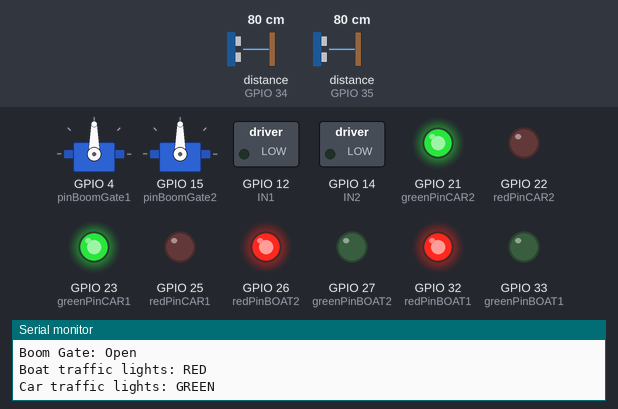
This program was run on a simulated ESP32. On the bench: 2 × servo, switched loads named in the program (green lamp = pin HIGH), output pins drawn as LEDs (lit = HIGH), the last lines printed to the serial monitor. Wiring (inferred from the names in the program): 2 × ultrasonic range finder: trigger GPIO 13, echo GPIO 35 / trigger GPIO 16, echo GPIO 34. Inputs (shaded band) come from the test bench; at power-on: distance to the obstacle (sensors on GPIO 34, GPIO 35) 80 cm. The echo pulse lasts 58.3 µs per cm; pins used as bus, display or sensor lines are not drawn.

Above: at 3.2 s.
3.3 s: distance to the obstacle (sensor on GPIO 34) set to 55 cm
4.8 s: distance to the obstacle (sensor on GPIO 34) set to 48 cm
At 9.0 s:
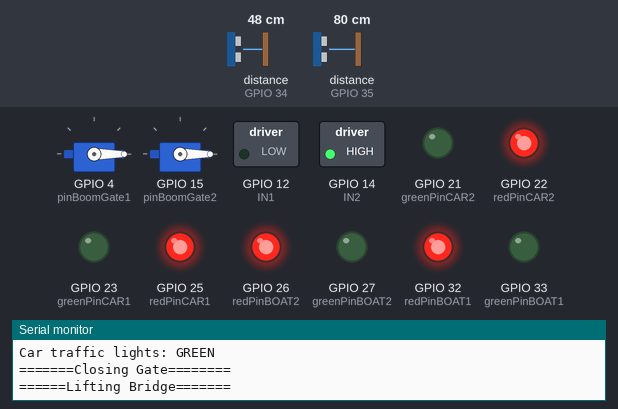
At 11.8 s:
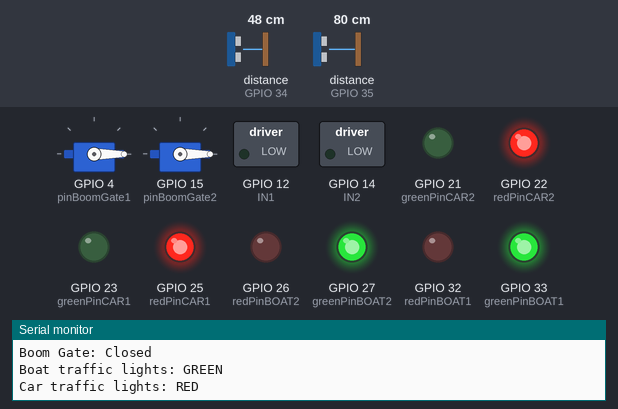
Timing chart, 0 to 13.3 s (numbered marks = the images above; inputs shaded):
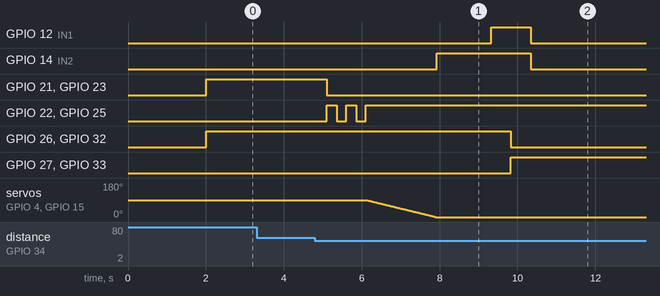

The program:

main.cpp
```cpp
#include <Arduino.h>
#include <ESP32Servo.h>
#include <WiFi.h>

// Wifi Variables
const char* ssid = "ESP32_G34";
const char* password = "123456789";

WiFiServer Server(80);

String header;

unsigned long currentTime = millis();
unsigned long prevTime = 0;
const long timeout = 2000;

int webState = 0;


// === Traffic light colors ===
#define COLOR_RED     0
#define COLOR_GREEN   1

// sensor pins
const int trigPin1 = 13;
const int echoPin1 = 35;

const int trigPin2 = 16;
const int echoPin2 = 34;

// Boat led
const int redPinBOAT1    = 32;
const int greenPinBOAT1  = 33;
const int redPinBOAT2    = 26;
const int greenPinBOAT2  = 27;

// Car led
const int redPinCAR1 = 25;
const int greenPinCAR1 = 23;
const int redPinCAR2 = 22;
const int greenPinCAR2 = 21;

// LED States
int carLedState = COLOR_GREEN;
int boatLedState = COLOR_RED;
int blink = 1;

// Boom Gate Variables
Servo boomgate1;
Servo boomgate2;

boolean gateClosed = false;

int pinBoomGate1 = 4;
int pinBoomGate2 = 15;

// h-bridge pins
int IN1 = 12;
int IN2 = 14;

int state; // 1 = up 0 = down

// defines variables
long duration1 = 20;
int distance1 = 20;

long duration2 = 20;
int distance2 = 20;

const int threshold = 50;
const int liftTime = 1400;
const int lowerTime = 1400; //1500


int measureDistance(int trig, int echo, long dur) {
  // Measure first distance
  // Clears the trigPin
  digitalWrite(trig, LOW);
  delayMicroseconds(2);
  // Sets the trigPin on HIGH state for 10 micro seconds
  digitalWrite(trig, HIGH);
  delayMicroseconds(10);
  digitalWrite(trig, LOW);
  // Reads the echoPin, returns the sound wave travel time in microseconds
  dur = pulseIn(echo, HIGH);
  // Calculating the distance
  return dur * 0.034 / 2;
}
void closeBoomGate() {
  Serial.println("=======Closing Gate========");
  for (int i = 90; i >= 0; i--) {
    boomgate1.write(i);
    boomgate2.write(i);
    delay(20);
  }
  gateClosed = true;
}

void openBoomGate() {
  Serial.println("=======Opening Gate========");
  for (int i = 0; i <= 90; i++) {
    boomgate1.write(i);
    boomgate2.write(i);
    delay(20);
  }

  gateClosed = false;
}
void liftBridge() {
  // Close road boom gate BEFORE lifting bridge
  closeBoomGate();
  // Serial Message indicating bridge is lifting
  Serial.println("======Lifting Bridge=======");
  // Rotate the Motor A clockwise
  digitalWrite(IN1, LOW);
  digitalWrite(IN2, HIGH);
  // Keep motor running until the bridge is fully lifted
  delay(liftTime);
  // Stop Motor A
  digitalWrite(IN1, HIGH);
  digitalWrite(IN2, HIGH);
  delay(500);
  // Change state variable to reflect the bridge is lifted
  state = 1;
  Serial.println("=======Bridge Lifted=======");
}

void lowerBridge() {
  delay(500);
  // Serial message indicating bridge is being lowered
  Serial.println("======Lowering Brdige======");
  // Rotates the Motor A counter-clockwise
  digitalWrite(IN1, HIGH);
  digitalWrite(IN2, LOW);
  // Keep motor running until the bridge is fully lowered
  delay(lowerTime);
  // Stop Motor A
  digitalWrite(IN1, HIGH);
  digitalWrite(IN2, HIGH);
  // Open road boom gate AFTER lowering bridge
  openBoomGate();
  delay(500);
  // Change state variable to reflect the bridge is lowered
  state = 0;
  Serial.println("=======Bridge Lowered=======");
}

void setBoatSignalLights(int color) {
  if (color == COLOR_RED) {
    boatLedState = COLOR_RED;
    digitalWrite(redPinBOAT1, HIGH);
    digitalWrite(redPinBOAT2, HIGH);
    digitalWrite(greenPinBOAT1, LOW);
    digitalWrite(greenPinBOAT2, LOW);
  } else if (color == COLOR_GREEN) {
    boatLedState = COLOR_GREEN;
    digitalWrite(greenPinBOAT1, HIGH);
    digitalWrite(greenPinBOAT2, HIGH);
    digitalWrite(redPinBOAT1, LOW);
    digitalWrite(redPinBOAT2, LOW);
  }
}


void blinkLights(int led1, int led2) {
  digitalWrite(greenPinCAR1, LOW);
  digitalWrite(greenPinCAR2, LOW);
  digitalWrite(led1, HIGH);
  digitalWrite(led2, HIGH);
  delay(250);
  digitalWrite(led1, LOW);
  digitalWrite(led2, LOW);
  delay(250);
  digitalWrite(led1, HIGH);
  digitalWrite(led2, HIGH);
  delay(250);
  digitalWrite(led1, LOW);
  digitalWrite(led2, LOW);
  delay(250);
  digitalWrite(led1, HIGH);
  digitalWrite(led2, HIGH);
}

void setCarSignalLights(int color) {
  if (color == COLOR_RED) {
    carLedState = COLOR_RED;
    digitalWrite(redPinCAR1, HIGH);
    digitalWrite(redPinCAR2, HIGH);
    digitalWrite(greenPinCAR1, LOW);
    digitalWrite(greenPinCAR2, LOW);
    blink = 0;
  } else if (color == COLOR_GREEN) {
    carLedState = COLOR_GREEN;
    digitalWrite(greenPinCAR1, HIGH);
    digitalWrite(greenPinCAR2, HIGH);
    digitalWrite(redPinCAR1, LOW);
    digitalWrite(redPinCAR2, LOW);
    blink = 1;
  }
}


void setup() {
  // Motor Driver Pins
  pinMode(IN1, OUTPUT);
  pinMode(IN2, OUTPUT);

  // Sensor Pins
  pinMode(trigPin1, OUTPUT);
  pinMode(echoPin1, INPUT);

  pinMode(trigPin2, OUTPUT);
  pinMode(echoPin2, INPUT);

  pinMode(redPinBOAT1, OUTPUT);
  pinMode(greenPinBOAT1, OUTPUT);

  pinMode(redPinBOAT2, OUTPUT);
  pinMode(greenPinBOAT2, OUTPUT);

  pinMode(redPinCAR1, OUTPUT);
  pinMode(greenPinCAR1, OUTPUT);

  pinMode(redPinCAR2, OUTPUT);
  pinMode(greenPinCAR2, OUTPUT);


  Serial.begin(115200); // Starts the serial communication with BAUD 9600
  state = 0;
  delay(2000);


  boomgate1.attach(pinBoomGate1);
  boomgate2.attach(pinBoomGate2);

  //motor is in 90 degree
  boomgate1.write(90);
  boomgate2.write(90);

  WiFi.mode(WIFI_AP);

  WiFi.softAP(ssid, password);
  Serial.print("Connecting to WiFi ..");

  Serial.println("IP Address");
  Serial.println(WiFi.softAPIP());

  Server.begin();

}


void loop () {
  distance1 = measureDistance(trigPin1, echoPin1, duration1);
  distance2 = measureDistance(trigPin2, echoPin2, duration2);

  WiFiClient client = Server.available();   // Listen for incoming clients


  if (client) {                             // If a new client connects,
    currentTime = millis();
    prevTime = currentTime;
    Serial.println("New Client.");          // print a message out in the serial port
    String currentLine = "";                // make a String to hold incoming data from the client
    while (client.connected() && currentTime - prevTime <= timeout) {  // loop while the client's connected
      currentTime = millis();
      if (client.available()) {             // if there's bytes to read from the client,
        char c = client.read();             // read a byte, then
        Serial.write(c);                    // print it out the serial monitor
        header += c;
        if (c == '\n') {
          // Serve JSON status for live updates
          if (header.indexOf("GET /status") >= 0) {
            client.println("HTTP/1.1 200 OK");
            client.println("Content-type: application/json");
            client.println("Cache-Control: no-cache");
            client.println("Connection: close");
            client.println();
            client.print("{\"distance1\":"); client.print(distance1);
            client.print(",\"distance2\":"); client.print(distance2);
            client.print(",\"motor\":\""); client.print(state == 0 ? "LOWERED" : "LIFTED"); client.print("\"");
            client.print(",\"gates\":\""); client.print(gateClosed ? "CLOSED" : "OPENED"); client.print("\"");
            client.print(",\"boat\":\""); client.print(boatLedState == COLOR_GREEN ? "GREEN" : "RED"); client.print("\"");
            client.print(",\"car\":\""); client.print(carLedState == COLOR_GREEN ? "GREEN" : "RED"); client.print("\"}");
            client.println();
            break;
          }


        if (webState == 1) {
            if (header.indexOf("GET /carled?state=1") >= 0) {
              if(blink == 1 && carLedState != COLOR_GREEN) {
                blinkLights(redPinCAR1, redPinCAR2);
              }
              setCarSignalLights(COLOR_RED);
            } else if (header.indexOf("GET /carled?state=0") >= 0) {
              setCarSignalLights(COLOR_GREEN);
            }
            if (header.indexOf("GET /boatled?state=1") >= 0) {
              setBoatSignalLights(COLOR_RED);
            } else if (header.indexOf("GET /boatled?state=0") >= 0) {
              setBoatSignalLights(COLOR_GREEN);
            }
            if (header.indexOf("GET /motor?state=1") >= 0) {
              if (state == 0) { liftBridge(); }

            } else if (header.indexOf("GET /motor?state=0") >= 0) {
              if (state == 1) { lowerBridge(); }
            }
            if (header.indexOf("GET /boomGate?state=1") >= 0) {
              if (gateClosed) { openBoomGate(); }

            } else if (header.indexOf("GET /boomGate?state=0") >= 0) {
              if (!gateClosed) { closeBoomGate(); }
            }
          }

          // if the byte is a newline character
          // if the current line is blank, you got two newline characters in a row.
          // that's the end of the client HTTP request, so send a response:
          if (currentLine.length() == 0) {
            // HTTP headers always start with a response code (e.g. HTTP/1.1 200 OK)
            // and a content-type so the client knows what's coming, then a blank line:
            client.println("HTTP/1.1 200 OK");
            client.println("Content-type:text/html");
            client.println("Connection: close");
            client.println();

            // Display the HTML web page
            client.println("<!DOCTYPE html><html>");
            client.println("<head><meta name=\"viewport\" content=\"width=device-width, initial-scale=1\"> <title> Bridge Control Version 1.0 </title>");
            client.println("<link rel=\"icon\" href=\"data:,\">");
            // CSS to style the on/off buttons
            client.println("<style>html { font-family: Helvetica; display: inline-block; margin: 0px auto; text-align: center;}");

            //slider design
            client.println(".switch {position: relative; display: inline-block; width: 100px; height: 54px;}");
            client.println(".slider {position: absolute; top: 0; left: 0; right: 0; bottom: 0; background-color: #ccc;}");
            client.println(".slider:before {position: absolute; content: \"\"; height: 46px; width: 46px; left: 4px; bottom: 4px; background-color: white;}");
            client.println("input:checked + .slider {background-color: #2196F3;}");
            client.println("input:checked + .slider:before {transform: translateX(46px);}</style></head>");

            // Web Page Heading
            client.println("<body><h1>ESP32 Web Server</h1>");


            client.println("<body><h2> Control Switch </h2>");
            client.println("<label class=\"switch\"><input type=\"checkbox\" id=\"control\" onchange=\"ControlState()\" ");
            client.println("><span class=\"slider\"></span></label>");

            // divider
            client.println("<h4> Distance 1: </h4>");
            client.println("<h4 id=\"distance1State\">");

            client.println("<h4> Distance 2: </h4>");
            client.println("<h4 id=\"distance2State\">");

            client.println("<h4> Bridge is currently: </h4>");
            client.println("<h4 id=\"motorState\">");

            client.println("<h4> Gates are currently: </h4>");
            client.println("<h4 id=\"gateState\">");

            client.println("<h4> Boat lights are currently: </h4>");
            client.println("<h4 id=\"boatState\">");

            client.println("<h4> Car lights are currently: </h4>");
            client.println("<h4 id=\"carState\">");

            // Subheading
            client.println("<body><h2>Control system</h2>");


            client.println("<body><h3>Motor Control </h3>");
            client.print("<label class=\"switch\"><input type=\"checkbox\" id=\"motorCheck\" onchange=\"motorFunction()\" ");
            client.println("><span class=\"slider\"></span></label>");

            client.println("<body><h3>Boom Gate Control </h3>");
            client.print("<label class=\"switch\"><input type=\"checkbox\" id=\"boomGateCheck\" onchange=\"boomGateFunction()\" ");
            client.println("><span class=\"slider\"></span></label>");

            client.println("<body><h3>Boat traffic light </h3>");
            client.print("<label class=\"switch\"><input type=\"checkbox\" id=\"boatCheck\" onchange=\"boatFunction()\" ");
            client.println("><span class=\"slider\"></span></label>");

            client.println("<body><h3>Car traffic light </h3>");
            client.print("<label class=\"switch\"><input type=\"checkbox\" id=\"carCheck\" onchange=\"carFunction()\" ");
            client.println("><span class=\"slider\"></span></label>");


            // JSON Functions

            // Manual Override
            client.println("<script>function ControlState() { var xhr = new XMLHttpRequest(); ");
            client.println("var controlstate = document.getElementById(\"control\").checked?1:0;") ;
            client.println("xhr.open(\"GET\",\"/control?state=\"+controlstate,true);");
            client.println("xhr.send();}");
            client.println("</script>");


             if (header.indexOf("GET /control?state=1") >= 0) {
                webState = 1;
             } else if (header.indexOf("GET /control?state=0") >= 0) {
                webState = 0;
             }


            // Car Traffic
            client.println("<script>function carFunction() { var xhr = new XMLHttpRequest(); ");
            client.println("var carledstate = document.getElementById(\"carCheck\").checked?1:0;") ;
            client.println("xhr.open(\"GET\",\"/carled?state=\"+carledstate,true);");
            client.println("xhr.send();}");
            client.println("</script>");
            client.println("</body></html>");


            // Boat Traffic
            client.println("<script>function boatFunction() { var xhr = new XMLHttpRequest(); ");
            client.println("var boatledstate = document.getElementById(\"boatCheck\").checked?1:0;") ;
            client.println("xhr.open(\"GET\",\"/boatled?state=\"+boatledstate,true);");
            client.println("xhr.send();}");
            client.println("</script>");
            client.println("</body></html>");

            // Motor Control
            client.println("<script>function motorFunction() { var xhr = new XMLHttpRequest(); ");
            client.println("var motorstate = document.getElementById(\"motorCheck\").checked?1:0;") ;
            client.println("xhr.open(\"GET\",\"/motor?state=\"+motorstate,true);");
            client.println("xhr.send();}");
            client.println("</script>");
            client.println("</body></html>");

            // Boom Gate
            client.println("<script>function boomGateFunction() { var xhr = new XMLHttpRequest(); ");
            client.println("var boomGatestate = document.getElementById(\"boomGateCheck\").checked?1:0;") ;
            client.println("xhr.open(\"GET\",\"/boomGate?state=\"+boomGatestate,true);");
            client.println("xhr.send();}");
            client.println("</script>");
            client.println("</body></html>");

            // Live status updater
            client.println("<script>\nfunction updateStatus(){\n  var xhr=new XMLHttpRequest();\n");
            client.print("xhr.open('GET','/status',true);\n  xhr.onreadystatechange=function(){\n");
            client.print("if(xhr.readyState==4 && xhr.status==200){\n      try{var s=JSON.parse(xhr.responseText);\n");
            client.print("document.getElementById('distance1State').innerText=s.distance1;\n");
            client.print("document.getElementById('distance2State').innerText=s.distance2;\n");
            client.print("document.getElementById('motorState').innerText=s.motor;\n");
            client.print("document.getElementById('gateState').innerText=s.gates;\n");
            client.print("document.getElementById('boatState').innerText=s.boat;\n");
            client.print("document.getElementById('carState').innerText=s.car;\n");
            client.print("}catch(e){}\n    }\n  };\n  xhr.send();\n}\nsetInterval(updateStatus,500);\n</script>");
            client.println("</body></html>");

            // The HTTP response ends with another blank line
            client.println();

            // Break out of the while loop
            break;

          } else { // if you got a newline, then clear currentLine
            currentLine = "";
          }
        } else if (c != '\r') {  // if you got anything else but a carriage return character,
          currentLine += c;      // add it to the end of the currentLine
        }
      }
    }
    // Clear the header variable
    header = "";
    // Close the connection
    client.stop();
    Serial.println("Client disconnected.");
    Serial.println("");
  }

  if(webState == 0) {
    if(distance1 <= threshold && state == 0) {
      setBoatSignalLights(COLOR_RED);
      if(blink == 1) {
         blinkLights(redPinCAR1, redPinCAR2);
       }
      setCarSignalLights(COLOR_RED);
      liftBridge();
      setBoatSignalLights(COLOR_GREEN);
    } else if(state == 1 && distance1 > threshold && distance2 == threshold){
      setBoatSignalLights(COLOR_RED);
      delay(2000);// Delay lowering to allow ships to stop
      lowerBridge();
      setCarSignalLights(COLOR_GREEN);
    } else if(distance2 <= threshold && state == 0) {
      setBoatSignalLights(COLOR_RED);
      if(blink == 1) {
        blinkLights(redPinCAR1, redPinCAR2);
      }
      setCarSignalLights(COLOR_RED);
      liftBridge();
      setBoatSignalLights(COLOR_GREEN);
    } else if(state == 1 && distance2 > threshold && distance1 == threshold){
      setBoatSignalLights(COLOR_RED);
      delay(2000);
      lowerBridge();
      setCarSignalLights(COLOR_GREEN);
    } else if(state == 1) {
      digitalWrite(IN1, LOW);
      digitalWrite(IN2, LOW);
      setBoatSignalLights(COLOR_GREEN);
      if(blink == 1) {
        blinkLights(redPinCAR1, redPinCAR2);
      }
      setCarSignalLights(COLOR_RED);
    } else {
      digitalWrite(IN1, LOW);
      digitalWrite(IN2, LOW);
      setBoatSignalLights(COLOR_RED);
      if(blink == 1 && carLedState != COLOR_GREEN) {
        blinkLights(redPinCAR1, redPinCAR2);
      }
      setCarSignalLights(COLOR_GREEN);
    }
  }

  // Prints the distance on the Serial Monitor
  Serial.println("");
  Serial.print("Distance1: ");
  Serial.println(distance1);
  Serial.print("Distance2: ");
  Serial.println(distance2);
  Serial.print("State: ");
  (state == 0) ? Serial.println("Lowered"): Serial.println("Lifted");
  Serial.print("Manual Override: ");
  (webState == 0) ? Serial.println("OFF"): Serial.println("ON");
  Serial.print("Boom Gate: ");
  (gateClosed) ? Serial.println("Closed"): Serial.println("Open");
  Serial.print("Boat traffic lights: ");
  (boatLedState == COLOR_RED) ? Serial.println("RED"): Serial.println("GREEN");
  Serial.print("Car traffic lights: ");
  (carLedState == COLOR_RED) ? Serial.println("RED"): Serial.println("GREEN");
  delay(500);
}
```

Measured:
- the behaviour switches between 52 and 51 cm on distance to the obstacle (sensor on GPIO 34) (found by bisection; images 0 and 1)
- after the input at 4.8 s, GPIO 12 (IN1): LOW → HIGH after 4.5 s, → LOW 1.0 s later; GPIO 14 (IN2): LOW → HIGH after 3.1 s, → LOW 2.4 s later
